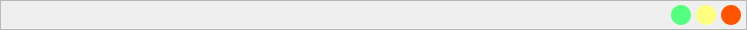
          <widget class="QFrame" name="frame_config_top">
           <property name="minimumSize">
            <size>
             <width>0</width>
             <height>30</height>
            </size>
           </property>
           <property name="maximumSize">
            <size>
             <width>16777215</width>
             <height>30</height>
            </size>
           </property>
           <property name="frameShape">
            <enum>QFrame::StyledPanel</enum>
           </property>
           <property name="frameShadow">
            <enum>QFrame::Raised</enum>
           </property>
           <layout class="QHBoxLayout" name="horizontalLayout_4">
            <property name="spacing">
             <number>0</number>
            </property>
            <property name="leftMargin">
             <number>0</number>
            </property>
            <property name="topMargin">
             <number>0</number>
            </property>
            <property name="rightMargin">
             <number>0</number>
            </property>
            <property name="bottomMargin">
             <number>0</number>
            </property>
            <item>
             <spacer name="horizontalSpacer_2">
              <property name="orientation">
               <enum>Qt::Horizontal</enum>
              </property>
              <property name="sizeHint" stdset="0">
               <size>
                <width>670</width>
                <height>20</height>
               </size>
              </property>
             </spacer>
            </item>
            <item>
             <widget class="QPushButton" name="button_minimize_1">
              <property name="minimumSize">
               <size>
                <width>20</width>
                <height>20</height>
               </size>
              </property>
              <property name="maximumSize">
               <size>
                <width>20</width>
                <height>20</height>
               </size>
              </property>
              <property name="styleSheet">
               <string notr="true">QPushButton{
	border-radius: 10px;
	background-color: rgb(85, 255, 127);
}

QPushButton::hover{
	image: url(minimize.png);
}</string>
              </property>
              <property name="text">
               <string/>
              </property>
             </widget>
            </item>
            <item>
             <spacer name="horizontalSpacer_10">
              <property name="orientation">
               <enum>Qt::Horizontal</enum>
              </property>
              <property name="sizeType">
               <enum>QSizePolicy::Fixed</enum>
              </property>
              <property name="sizeHint" stdset="0">
               <size>
                <width>5</width>
                <height>20</height>
               </size>
              </property>
             </spacer>
            </item>
            <item>
             <widget class="QPushButton" name="button_restore_1">
              <property name="sizePolicy">
               <sizepolicy hsizetype="Minimum" vsizetype="Fixed">
                <horstretch>0</horstretch>
                <verstretch>0</verstretch>
               </sizepolicy>
              </property>
              <property name="minimumSize">
               <size>
                <width>20</width>
                <height>20</height>
               </size>
              </property>
              <property name="maximumSize">
               <size>
                <width>20</width>
                <height>20</height>
               </size>
              </property>
              <property name="styleSheet">
               <string notr="true">QPushButton{
	border-radius: 10px;
	background-color: rgb(255, 255, 127);
}

QPushButton::hover{	
	image: url(maximize.png);
}</string>
              </property>
              <property name="text">
               <string/>
              </property>
             </widget>
            </item>
            <item>
             <spacer name="horizontalSpacer_11">
              <property name="orientation">
               <enum>Qt::Horizontal</enum>
              </property>
              <property name="sizeType">
               <enum>QSizePolicy::Fixed</enum>
              </property>
              <property name="sizeHint" stdset="0">
               <size>
                <width>5</width>
                <height>20</height>
               </size>
              </property>
             </spacer>
            </item>
            <item>
             <widget class="QPushButton" name="button_exit_1">
              <property name="minimumSize">
               <size>
                <width>20</width>
                <height>20</height>
               </size>
              </property>
              <property name="maximumSize">
               <size>
                <width>20</width>
                <height>20</height>
               </size>
              </property>
              <property name="styleSheet">
               <string notr="true">QPushButton{
	border-radius: 10px;
	background-color: rgb(255, 85, 0);
}

QPushButton::hover{	
	image: url(close.png);
}</string>
              </property>
              <property name="text">
               <string/>
              </property>
             </widget>
            </item>
            <item>
             <spacer name="horizontalSpacer_12">
              <property name="orientation">
               <enum>Qt::Horizontal</enum>
              </property>
              <property name="sizeType">
               <enum>QSizePolicy::Fixed</enum>
              </property>
              <property name="sizeHint" stdset="0">
               <size>
                <width>5</width>
                <height>20</height>
               </size>
              </property>
             </spacer>
            </item>
           </layout>
          </widget>
